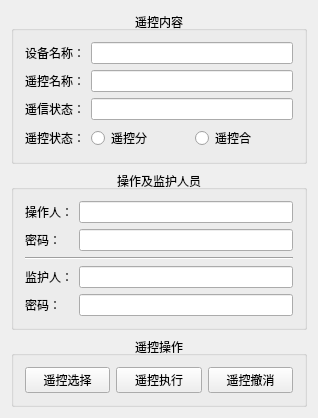
<?xml version="1.0" encoding="UTF-8"?>
<ui version="4.0">
 <class>view_plugin_telecontrol</class>
 <widget class="CBaseView" name="view_plugin_telecontrol">
  <property name="geometry">
   <rect>
    <x>0</x>
    <y>0</y>
    <width>318</width>
    <height>364</height>
   </rect>
  </property>
  <property name="windowTitle">
   <string>view_plugin_telecontrol</string>
  </property>
  <layout class="QGridLayout" name="gridLayout_4">
   <item row="0" column="0">
    <widget class="QGroupBox" name="groupBoxCtrl">
     <property name="title">
      <string>遥控内容</string>
     </property>
     <property name="alignment">
      <set>Qt::AlignCenter</set>
     </property>
     <layout class="QGridLayout" name="gridLayout">
      <item row="0" column="0">
       <layout class="QFormLayout" name="formLayout">
        <item row="0" column="0">
         <widget class="QLabel" name="label">
          <property name="text">
           <string>设备名称：</string>
          </property>
         </widget>
        </item>
        <item row="0" column="1">
         <widget class="QLineEdit" name="lineEdit"/>
        </item>
        <item row="1" column="0">
         <widget class="QLabel" name="label_2">
          <property name="text">
           <string>遥控名称：</string>
          </property>
         </widget>
        </item>
        <item row="1" column="1">
         <widget class="QLineEdit" name="lineEdit_2"/>
        </item>
        <item row="2" column="0">
         <widget class="QLabel" name="label_3">
          <property name="text">
           <string>遥信状态：</string>
          </property>
         </widget>
        </item>
        <item row="2" column="1">
         <widget class="QLineEdit" name="lineEdit_3"/>
        </item>
        <item row="3" column="0">
         <widget class="QLabel" name="label_4">
          <property name="text">
           <string>遥控状态：</string>
          </property>
         </widget>
        </item>
        <item row="3" column="1">
         <layout class="QHBoxLayout" name="horizontalLayout">
          <item>
           <widget class="QRadioButton" name="radioBtnOff">
            <property name="text">
             <string>遥控分</string>
            </property>
           </widget>
          </item>
          <item>
           <widget class="QRadioButton" name="radioBtnOn">
            <property name="text">
             <string>遥控合</string>
            </property>
           </widget>
          </item>
         </layout>
        </item>
       </layout>
      </item>
     </layout>
    </widget>
   </item>
   <item row="3" column="0">
    <widget class="QGroupBox" name="groupBoxOper">
     <property name="title">
      <string>遥控操作</string>
     </property>
     <property name="alignment">
      <set>Qt::AlignCenter</set>
     </property>
     <layout class="QGridLayout" name="gridLayout_3">
      <item row="0" column="0">
       <widget class="QPushButton" name="btnSelect">
        <property name="text">
         <string>遥控选择</string>
        </property>
       </widget>
      </item>
      <item row="0" column="1">
       <widget class="QPushButton" name="btnExecute">
        <property name="text">
         <string>遥控执行</string>
        </property>
       </widget>
      </item>
      <item row="0" column="2">
       <widget class="QPushButton" name="btnCancel">
        <property name="text">
         <string>遥控撤消</string>
        </property>
       </widget>
      </item>
     </layout>
    </widget>
   </item>
   <item row="1" column="0">
    <widget class="QGroupBox" name="groupBoxLogin">
     <property name="title">
      <string>操作及监护人员</string>
     </property>
     <property name="alignment">
      <set>Qt::AlignCenter</set>
     </property>
     <layout class="QGridLayout" name="gridLayout_2">
      <item row="0" column="0">
       <layout class="QFormLayout" name="formLayout_2">
        <item row="0" column="0">
         <widget class="QLabel" name="label_5">
          <property name="text">
           <string>操作人：</string>
          </property>
         </widget>
        </item>
        <item row="0" column="1">
         <widget class="QLineEdit" name="lineEdit_4"/>
        </item>
        <item row="1" column="0">
         <widget class="QLabel" name="label_6">
          <property name="text">
           <string>密码：</string>
          </property>
         </widget>
        </item>
        <item row="1" column="1">
         <widget class="QLineEdit" name="lineEdit_5"/>
        </item>
       </layout>
      </item>
      <item row="1" column="0">
       <widget class="Line" name="line">
        <property name="orientation">
         <enum>Qt::Horizontal</enum>
        </property>
       </widget>
      </item>
      <item row="2" column="0">
       <layout class="QFormLayout" name="formLayout_3">
        <item row="0" column="0">
         <widget class="QLabel" name="label_7">
          <property name="text">
           <string>监护人：</string>
          </property>
         </widget>
        </item>
        <item row="0" column="1">
         <widget class="QLineEdit" name="lineEdit_6"/>
        </item>
        <item row="1" column="0">
         <widget class="QLabel" name="label_8">
          <property name="text">
           <string>密码：</string>
          </property>
         </widget>
        </item>
        <item row="1" column="1">
         <widget class="QLineEdit" name="lineEdit_7"/>
        </item>
       </layout>
      </item>
     </layout>
    </widget>
   </item>
   <item row="2" column="0">
    <spacer name="verticalSpacer">
     <property name="orientation">
      <enum>Qt::Vertical</enum>
     </property>
     <property name="sizeHint" stdset="0">
      <size>
       <width>20</width>
       <height>40</height>
      </size>
     </property>
    </spacer>
   </item>
  </layout>
 </widget>
 <layoutdefault spacing="6" margin="11"/>
 <customwidgets>
  <customwidget>
   <class>CBaseView</class>
   <extends>QWidget</extends>
   <header>cbaseview.h</header>
   <container>1</container>
  </customwidget>
 </customwidgets>
 <resources/>
 <connections/>
</ui>
